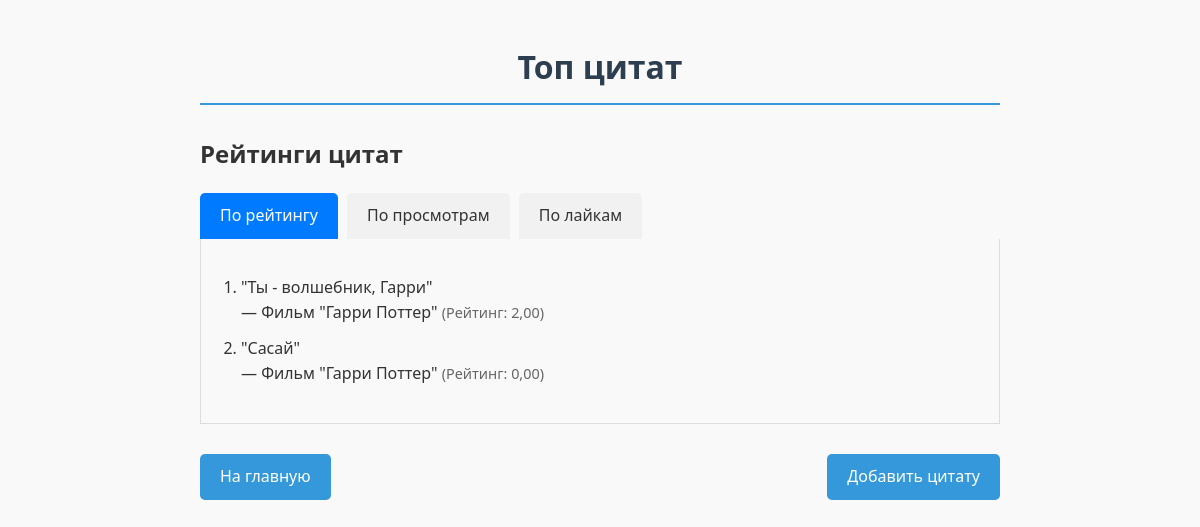
Before: /top10 with the older database file.
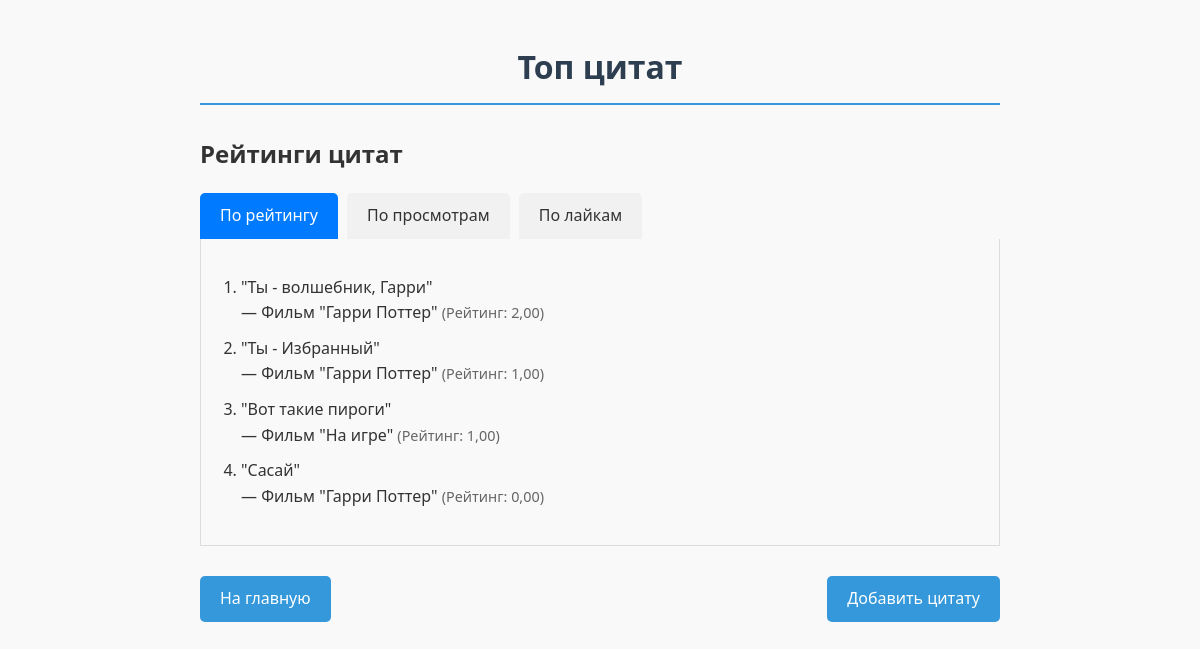
After: the same page with the newer database file.
### main/models.py (models this page shows, shortened)
class Citation(models.Model):
    text = models.TextField('Текст', unique=True)
    source = models.ForeignKey(Source, on_delete=models.CASCADE)
    weight = models.FloatField('Вес', default=1)
    likes = models.IntegerField('Лайки', default=0)
    dislikes = models.IntegerField('Дизлайки', default=0)
    views = models.PositiveIntegerField('Просмотры', default=0)

class Source(models.Model):
    name = models.CharField('Источник', max_length=120)
    type = models.CharField('Тип', max_length=20, choices=[('movie', 'Фильм'), ('book', 'Книга')])

### main/views.py (the view)
# urls.py: path('top10', views.top10),
def top10(request):
    top_by_rating = Citation.objects.annotate(
        rating=ExpressionWrapper(
            (F('likes') + 1) / (F('dislikes') + 1),
            output_field=FloatField()
        )
    ).order_by('-rating')[:10]
    top_by_views = Citation.objects.order_by('-views')[:10]
    top_by_likes = Citation.objects.order_by('-likes')[:10]
    return render(request, 'main/top10.html', {
        'title': 'Топ цитат',
        'top_by_rating': top_by_rating,
        'top_by_views': top_by_views,
        'top_by_likes': top_by_likes
    })

### main/templates/main/top10.html (shortened to what this page needs)
{% extends 'main/base.html' %}
{% block body %}
<div class="container">
    <h2 class="text-center">Рейтинги цитат</h2>
    <div class="tab-control">
        <label for="tab1">По рейтингу</label>
        <label for="tab2">По просмотрам</label>
        <label for="tab3">По лайкам</label>
        <div class="tab-content" id="content1">
            <ol>
                {% for citation in top_by_rating %}
                <li>
                    "{{ citation.text }}"<br>
                    <span class="source-type">— {{ citation.source.get_type_display }} "{{ citation.source.name }}"</span>
                    <small>(Рейтинг: {{ citation.rating|floatformat:2 }})</small>
                </li>
                {% endfor %}
            </ol>
        </div>
    </div>
</div>
{% endblock %}
{% block navigation %}
</body>
    <div class="navigation">
        <a href="/" class="btn">На главную</a>
        <a href="/add" class="btn">Добавить цитату</a>
    </div>
{% endblock %}

### main/templates/main/base.html (shortened to what this page needs)
<!DOCTYPE html>
<html lang="ru">
<head>
</head>
<body>
    <h1>{{ title }}</h1>
{% block body %} {% endblock %}
{% block navigation %} {% endblock %}
</body>
</html>

### main/templates/main/base.html (style rules this page uses)
body { font-family: 'Segoe UI', Tahoma, Geneva, Verdana, sans-serif; line-height: 1.6; color: #333; max-width: 800px; margin: 0 auto; padding: 20px; background-color: #f9f9f9; }
h1 { color: #2c3e50; text-align: center; margin-bottom: 30px; border-bottom: 2px solid #3498db; padding-bottom: 10px; }
.navigation { display: flex; justify-content: space-between; margin-top: 30px; }
.btn { padding: 10px 20px; background: #3498db; color: white; text-decoration: none; border-radius: 5px; transition: background 0.3s; }
.tab-control { position: relative; margin-top: 20px; }
.tab-control label { display: inline-block; padding: 10px 20px; cursor: pointer; background: #f1f1f1; border-radius: 5px 5px 0 0; margin-right: 5px; }
.tab-control input[type="radio"]:checked + label { background: #007bff; color: white; }
.tab-content { display: none; padding: 20px; border: 1px solid #ddd; border-top: none; }
#tab1:checked ~ #content1, #tab2:checked ~ #content2, #tab3:checked ~ #content3 { display: block; }
ol { padding-left: 20px; }
li { margin-bottom: 10px; }
small { color: #666; font-size: 0.9em; }

Changed rows visible on the page:
added Citation: text "Ты - Избранный", source.type "Фильм", source.name "Гарри Поттер", rating "1,00"
added Citation: text "Вот такие пироги", source.type "Фильм", source.name "На игре", rating "1,00"
